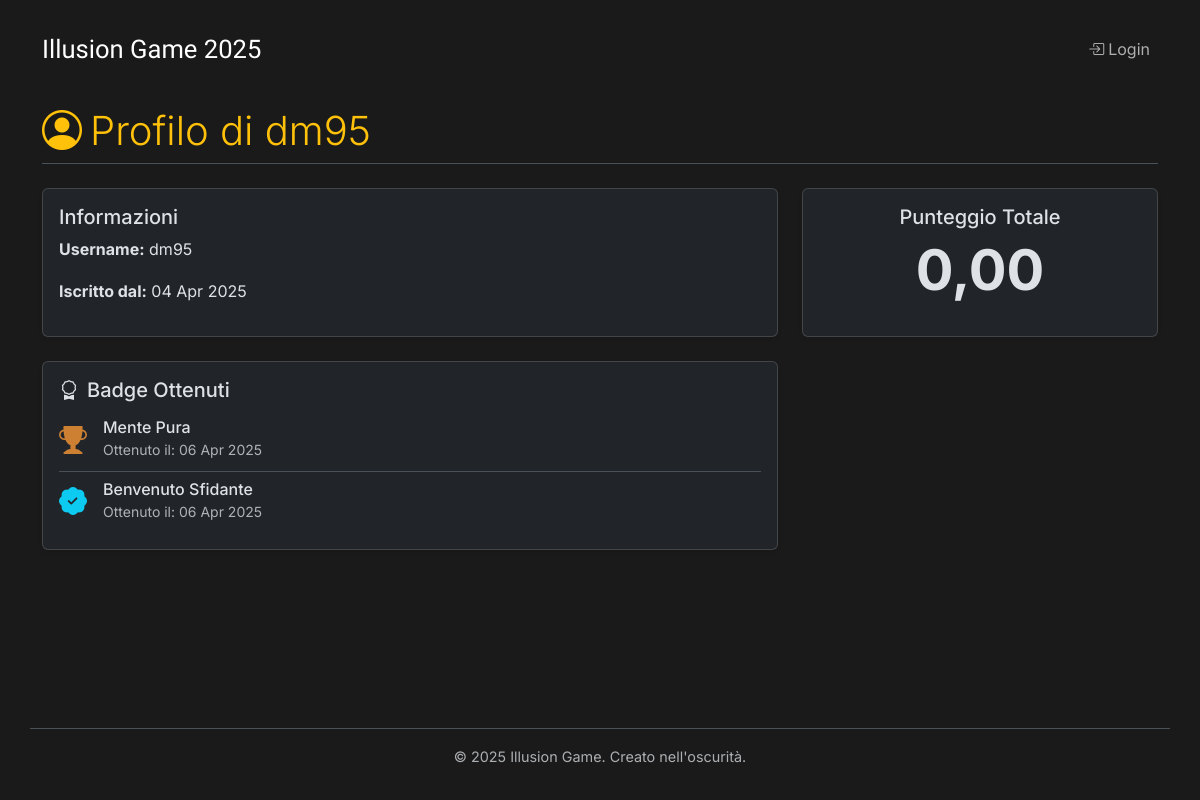
/profilo/dm95/, run on an earlier commit of the app's database.
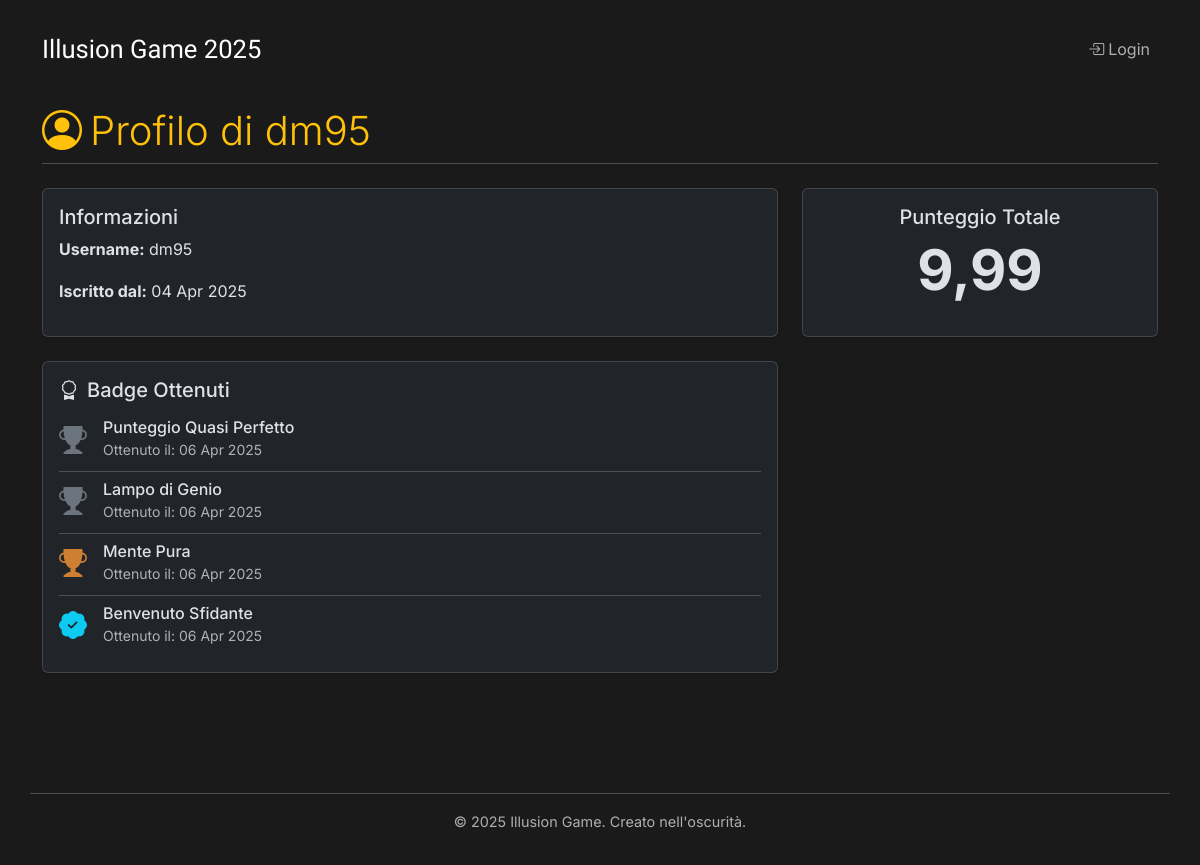
And on a later commit of the database.
### enigmas/models.py (models this page shows, shortened)
class UserBadge(models.Model):
    utente = models.ForeignKey(User, on_delete=models.CASCADE)
    badge = models.ForeignKey(Badge, on_delete=models.CASCADE)
    data_ottenimento = models.DateTimeField(auto_now_add=True) # Data in cui è stato ottenuto
    class Meta:
        unique_together = ('utente', 'badge')
        ordering = ['-data_ottenimento']
        verbose_name = "Badge Utente"
        verbose_name_plural = "Badges Utenti"

class Badge(models.Model):
    nome = models.CharField(max_length=100, unique=True)
    descrizione = models.TextField(help_text="Cosa bisogna fare per ottenere questo badge?")
    rarita = models.CharField(max_length=20, choices=[('Comune', 'Comune'), ('Bronzo', 'Bronzo'), ('Argento', 'Argento'), ('Oro', 'Oro')], default='Bronzo') # Esempio di rarità
    class Meta:
        ordering = ['nome']
        verbose_name = "Badge"
        verbose_name_plural = "Badges"

### enigmas/views.py (the view)
# urls.py: path('profilo/<str:username>/', views.profile_view, name='profile_view'),
def profile_view(request, username):
    profile_user = get_object_or_404(User, username=username)
    punteggio_totale_obj = RispostaUtente.objects.filter(
        utente=profile_user,
        is_corretta=True
    ).aggregate(punteggio_totale=Sum('punteggio'))
    punteggio_totale = punteggio_totale_obj['punteggio_totale'] or 0
    badges_utente = UserBadge.objects.filter(utente=profile_user).select_related('badge')
    context = {
        'profile_user': profile_user,
        'punteggio_totale': punteggio_totale,
        'badges': badges_utente, # <-- Passiamo i badge al template
    }
    return render(request, 'enigmas/profile_detail.html', context)

### enigmas/context_processors.py (called while the page is built)
def unread_notifications_count(request):
    count = 0
    if request.user.is_authenticated:
        count = Notifica.objects.filter(utente=request.user, letta=False).count()
    return {'unread_notifications_count': count}

### enigmas/templates/enigmas/profile_detail.html (shortened to what this page needs)
{% extends 'enigmas/base.html' %}
{% load static %}
{% block content %}
    <h2 class="border-bottom pb-2 mb-4 display-6">
        <i class="bi bi-person-circle me-2"></i>Profilo di {{ profile_user.username }}
    </h2>
    <div class="row">
        <div class="col-md-8">
            <div class="card shadow-sm mb-4">
                <div class="card-body">
                    <h4 class="card-title fs-5">Informazioni</h4>
                    <p><strong>Username:</strong> {{ profile_user.username }}</p>
                    <p><strong>Iscritto dal:</strong> {{ profile_user.date_joined|date:"d M Y" }}</p>
                </div>
            </div>
            <div class="card shadow-sm mb-4">
               <div class="card-body">
                   <h4 class="card-title fs-5"><i class="bi bi-award me-2"></i>Badge Ottenuti</h4>
                   {% if badges %}
                       <div class="list-group list-group-flush">
                           {% for user_badge in badges %}
                               <div class="list-group-item d-flex align-items-center bg-transparent px-0">
                                   <span class="me-3 fs-3">
                                       {% if user_badge.badge.rarita == 'Oro' %}
                                           <i class="bi bi-trophy-fill text-warning" title="Rarità: Oro"></i>
                                       {% elif user_badge.badge.rarita == 'Argento' %}
                                           <i class="bi bi-trophy-fill text-secondary" title="Rarità: Argento"></i>
                                       {% elif user_badge.badge.rarita == 'Bronzo' %}
                                           <i class="bi bi-trophy-fill" style="color:#cd7f32;" title="Rarità: Bronzo"></i>
                                       {% else %}
                                            <i class="bi bi-patch-check-fill text-info" title="Rarità: Comune"></i>
                                       {% endif %}
                                   </span>
                                   <div class="flex-grow-1">
                                       <h6 class="mb-0">{{ user_badge.badge.nome }}</h6>
                                       <small class="text-body-secondary"
                                              data-bs-toggle="tooltip"
                                              data-bs-placement="top"
                                              title="{{ user_badge.badge.descrizione }}">
                                           Ottenuto il: {{ user_badge.data_ottenimento|date:"d M Y" }}
                                       </small>
                                   </div>
                               </div>
                           {% endfor %}
                       </div>
                   {% else %}
                       <p class="text-body-secondary"><em>Nessun badge ottenuto finora. Continua a giocare!</em></p>
                   {% endif %}
               </div>
            </div>
        </div>
        <div class="col-md-4">
             <div class="card shadow-sm mb-4">
                <div class="card-body text-center">
                    <h4 class="card-title fs-5">Punteggio Totale</h4>
                    <p class="display-4 fw-bold">{{ punteggio_totale|floatformat:2 }}</p>
                </div>
             </div>
        </div>
    </div>
{% endblock %}

What changed in the data, as far as the page shows it:
added UserBadge: badge.nome "Punteggio Quasi Perfetto", data_ottenimento "06 Apr 2025"
added UserBadge: badge.nome "Lampo di Genio", data_ottenimento "06 Apr 2025"
Also different on the page:
{{ punteggio_totale|floatformat:2 }}: "0,00" → "9,99"
